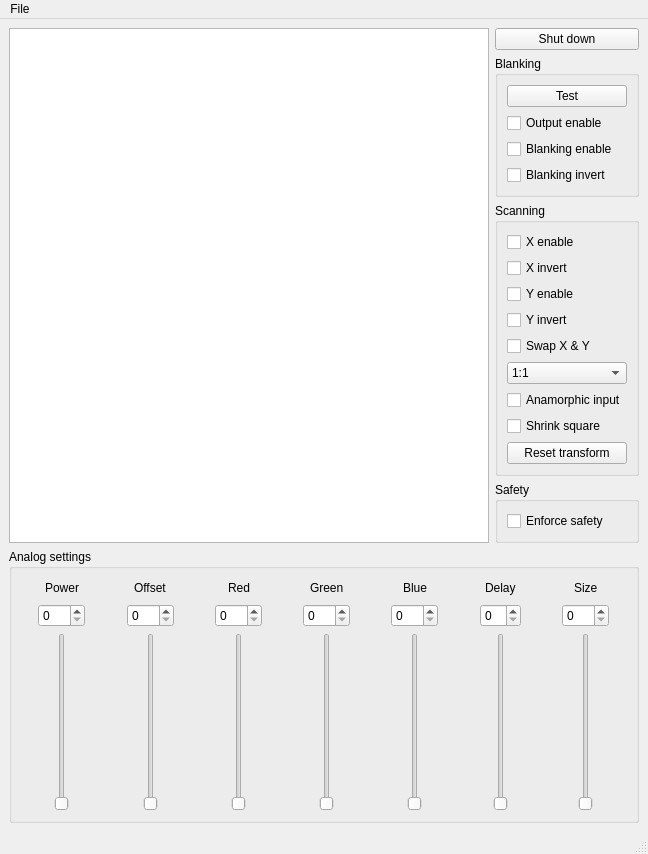
<?xml version="1.0" encoding="UTF-8"?>
<ui version="4.0">
 <class>OutputSettingsDLG</class>
 <widget class="QMainWindow" name="OutputSettingsDLG">
  <property name="geometry">
   <rect>
    <x>0</x>
    <y>0</y>
    <width>648</width>
    <height>854</height>
   </rect>
  </property>
  <property name="windowTitle">
   <string>Laser output configuration</string>
  </property>
  <property name="documentMode">
   <bool>false</bool>
  </property>
  <property name="unifiedTitleAndToolBarOnMac">
   <bool>false</bool>
  </property>
  <widget class="QWidget" name="centralwidget">
   <layout class="QVBoxLayout" name="verticalLayout_9">
    <item>
     <layout class="QHBoxLayout" name="horizontalLayout_14">
      <item>
       <widget class="QGraphicsView" name="projView">
        <property name="sizePolicy">
         <sizepolicy hsizetype="Expanding" vsizetype="Expanding">
          <horstretch>0</horstretch>
          <verstretch>0</verstretch>
         </sizepolicy>
        </property>
       </widget>
      </item>
      <item>
       <layout class="QVBoxLayout" name="verticalLayout_8">
        <item>
         <widget class="QPushButton" name="shutdown">
          <property name="text">
           <string>Shut down</string>
          </property>
         </widget>
        </item>
        <item>
         <widget class="QGroupBox" name="groupBox">
          <property name="title">
           <string>Blanking</string>
          </property>
          <layout class="QVBoxLayout" name="verticalLayout_6">
           <item>
            <widget class="QPushButton" name="outputTest">
             <property name="text">
              <string>Test</string>
             </property>
            </widget>
           </item>
           <item>
            <widget class="QCheckBox" name="outputEnable">
             <property name="text">
              <string>Output enable</string>
             </property>
            </widget>
           </item>
           <item>
            <widget class="QCheckBox" name="blankingEnable">
             <property name="text">
              <string>Blanking enable</string>
             </property>
            </widget>
           </item>
           <item>
            <widget class="QCheckBox" name="blankingInvert">
             <property name="text">
              <string>Blanking invert</string>
             </property>
            </widget>
           </item>
          </layout>
         </widget>
        </item>
        <item>
         <widget class="QGroupBox" name="groupBox_2">
          <property name="title">
           <string>Scanning</string>
          </property>
          <layout class="QVBoxLayout" name="verticalLayout_7">
           <item>
            <widget class="QCheckBox" name="xEnable">
             <property name="text">
              <string>X enable</string>
             </property>
            </widget>
           </item>
           <item>
            <widget class="QCheckBox" name="xInvert">
             <property name="text">
              <string>X invert</string>
             </property>
            </widget>
           </item>
           <item>
            <widget class="QCheckBox" name="yEnable">
             <property name="text">
              <string>Y enable</string>
             </property>
            </widget>
           </item>
           <item>
            <widget class="QCheckBox" name="yInvert">
             <property name="text">
              <string>Y invert</string>
             </property>
            </widget>
           </item>
           <item>
            <widget class="QCheckBox" name="xySwap">
             <property name="text">
              <string>Swap X &amp;&amp; Y</string>
             </property>
            </widget>
           </item>
           <item>
            <widget class="QComboBox" name="aspectRatio">
             <item>
              <property name="text">
               <string>1:1</string>
              </property>
             </item>
             <item>
              <property name="text">
               <string>4:3</string>
              </property>
             </item>
             <item>
              <property name="text">
               <string>16:9</string>
              </property>
             </item>
             <item>
              <property name="text">
               <string>3:2</string>
              </property>
             </item>
            </widget>
           </item>
           <item>
            <widget class="QCheckBox" name="aspectScale">
             <property name="text">
              <string>Anamorphic input</string>
             </property>
            </widget>
           </item>
           <item>
            <widget class="QCheckBox" name="fitSquare">
             <property name="text">
              <string>Shrink square</string>
             </property>
            </widget>
           </item>
           <item>
            <widget class="QPushButton" name="resetTransform">
             <property name="text">
              <string>Reset transform</string>
             </property>
            </widget>
           </item>
          </layout>
         </widget>
        </item>
        <item>
         <widget class="QGroupBox" name="groupBox_3">
          <property name="title">
           <string>Safety</string>
          </property>
          <layout class="QVBoxLayout" name="verticalLayout_5">
           <item>
            <widget class="QCheckBox" name="enforceSafety">
             <property name="text">
              <string>Enforce safety</string>
             </property>
            </widget>
           </item>
           <item>
            <spacer name="verticalSpacer">
             <property name="orientation">
              <enum>Qt::Vertical</enum>
             </property>
             <property name="sizeHint" stdset="0">
              <size>
               <width>20</width>
               <height>0</height>
              </size>
             </property>
            </spacer>
           </item>
          </layout>
         </widget>
        </item>
       </layout>
      </item>
     </layout>
    </item>
    <item>
     <widget class="QGroupBox" name="groupBox_4">
      <property name="title">
       <string>Analog settings</string>
      </property>
      <layout class="QHBoxLayout" name="horizontalLayout_23">
       <item>
        <layout class="QVBoxLayout" name="verticalLayout">
         <item>
          <layout class="QHBoxLayout" name="horizontalLayout">
           <item>
            <spacer name="horizontalSpacer_5">
             <property name="orientation">
              <enum>Qt::Horizontal</enum>
             </property>
             <property name="sizeHint" stdset="0">
              <size>
               <width>40</width>
               <height>20</height>
              </size>
             </property>
            </spacer>
           </item>
           <item>
            <widget class="QLabel" name="label">
             <property name="text">
              <string>Power</string>
             </property>
            </widget>
           </item>
           <item>
            <spacer name="horizontalSpacer_6">
             <property name="orientation">
              <enum>Qt::Horizontal</enum>
             </property>
             <property name="sizeHint" stdset="0">
              <size>
               <width>40</width>
               <height>20</height>
              </size>
             </property>
            </spacer>
           </item>
          </layout>
         </item>
         <item>
          <layout class="QHBoxLayout" name="horizontalLayout_2">
           <item>
            <spacer name="horizontalSpacer_3">
             <property name="orientation">
              <enum>Qt::Horizontal</enum>
             </property>
             <property name="sizeHint" stdset="0">
              <size>
               <width>40</width>
               <height>20</height>
              </size>
             </property>
            </spacer>
           </item>
           <item>
            <widget class="QSpinBox" name="powerBox">
             <property name="maximum">
              <number>100</number>
             </property>
            </widget>
           </item>
           <item>
            <spacer name="horizontalSpacer_4">
             <property name="orientation">
              <enum>Qt::Horizontal</enum>
             </property>
             <property name="sizeHint" stdset="0">
              <size>
               <width>40</width>
               <height>20</height>
              </size>
             </property>
            </spacer>
           </item>
          </layout>
         </item>
         <item>
          <layout class="QHBoxLayout" name="horizontalLayout_3">
           <item>
            <spacer name="horizontalSpacer">
             <property name="orientation">
              <enum>Qt::Horizontal</enum>
             </property>
             <property name="sizeHint" stdset="0">
              <size>
               <width>40</width>
               <height>20</height>
              </size>
             </property>
            </spacer>
           </item>
           <item>
            <widget class="QSlider" name="powerSlider">
             <property name="maximum">
              <number>100</number>
             </property>
             <property name="orientation">
              <enum>Qt::Vertical</enum>
             </property>
            </widget>
           </item>
           <item>
            <spacer name="horizontalSpacer_2">
             <property name="orientation">
              <enum>Qt::Horizontal</enum>
             </property>
             <property name="sizeHint" stdset="0">
              <size>
               <width>40</width>
               <height>20</height>
              </size>
             </property>
            </spacer>
           </item>
          </layout>
         </item>
        </layout>
       </item>
       <item>
        <layout class="QVBoxLayout" name="verticalLayout_2">
         <item>
          <layout class="QHBoxLayout" name="horizontalLayout_4">
           <item>
            <spacer name="horizontalSpacer_7">
             <property name="orientation">
              <enum>Qt::Horizontal</enum>
             </property>
             <property name="sizeHint" stdset="0">
              <size>
               <width>40</width>
               <height>20</height>
              </size>
             </property>
            </spacer>
           </item>
           <item>
            <widget class="QLabel" name="label_2">
             <property name="text">
              <string>Offset</string>
             </property>
            </widget>
           </item>
           <item>
            <spacer name="horizontalSpacer_8">
             <property name="orientation">
              <enum>Qt::Horizontal</enum>
             </property>
             <property name="sizeHint" stdset="0">
              <size>
               <width>40</width>
               <height>20</height>
              </size>
             </property>
            </spacer>
           </item>
          </layout>
         </item>
         <item>
          <layout class="QHBoxLayout" name="horizontalLayout_5">
           <item>
            <spacer name="horizontalSpacer_9">
             <property name="orientation">
              <enum>Qt::Horizontal</enum>
             </property>
             <property name="sizeHint" stdset="0">
              <size>
               <width>40</width>
               <height>20</height>
              </size>
             </property>
            </spacer>
           </item>
           <item>
            <widget class="QSpinBox" name="offsetBox">
             <property name="maximum">
              <number>100</number>
             </property>
            </widget>
           </item>
           <item>
            <spacer name="horizontalSpacer_10">
             <property name="orientation">
              <enum>Qt::Horizontal</enum>
             </property>
             <property name="sizeHint" stdset="0">
              <size>
               <width>40</width>
               <height>20</height>
              </size>
             </property>
            </spacer>
           </item>
          </layout>
         </item>
         <item>
          <layout class="QHBoxLayout" name="horizontalLayout_6">
           <item>
            <spacer name="horizontalSpacer_11">
             <property name="orientation">
              <enum>Qt::Horizontal</enum>
             </property>
             <property name="sizeHint" stdset="0">
              <size>
               <width>40</width>
               <height>20</height>
              </size>
             </property>
            </spacer>
           </item>
           <item>
            <widget class="QSlider" name="offsetSlider">
             <property name="maximum">
              <number>100</number>
             </property>
             <property name="orientation">
              <enum>Qt::Vertical</enum>
             </property>
            </widget>
           </item>
           <item>
            <spacer name="horizontalSpacer_12">
             <property name="orientation">
              <enum>Qt::Horizontal</enum>
             </property>
             <property name="sizeHint" stdset="0">
              <size>
               <width>40</width>
               <height>20</height>
              </size>
             </property>
            </spacer>
           </item>
          </layout>
         </item>
        </layout>
       </item>
       <item>
        <layout class="QVBoxLayout" name="verticalLayout_12">
         <item>
          <layout class="QHBoxLayout" name="horizontalLayout_20">
           <item>
            <spacer name="horizontalSpacer_37">
             <property name="orientation">
              <enum>Qt::Horizontal</enum>
             </property>
             <property name="sizeHint" stdset="0">
              <size>
               <width>40</width>
               <height>20</height>
              </size>
             </property>
            </spacer>
           </item>
           <item>
            <widget class="QLabel" name="label_7">
             <property name="text">
              <string>Red</string>
             </property>
            </widget>
           </item>
           <item>
            <spacer name="horizontalSpacer_38">
             <property name="orientation">
              <enum>Qt::Horizontal</enum>
             </property>
             <property name="sizeHint" stdset="0">
              <size>
               <width>40</width>
               <height>20</height>
              </size>
             </property>
            </spacer>
           </item>
          </layout>
         </item>
         <item>
          <layout class="QHBoxLayout" name="horizontalLayout_21">
           <item>
            <spacer name="horizontalSpacer_39">
             <property name="orientation">
              <enum>Qt::Horizontal</enum>
             </property>
             <property name="sizeHint" stdset="0">
              <size>
               <width>40</width>
               <height>20</height>
              </size>
             </property>
            </spacer>
           </item>
           <item>
            <widget class="QSpinBox" name="redPowerBox">
             <property name="maximum">
              <number>100</number>
             </property>
            </widget>
           </item>
           <item>
            <spacer name="horizontalSpacer_40">
             <property name="orientation">
              <enum>Qt::Horizontal</enum>
             </property>
             <property name="sizeHint" stdset="0">
              <size>
               <width>40</width>
               <height>20</height>
              </size>
             </property>
            </spacer>
           </item>
          </layout>
         </item>
         <item>
          <layout class="QHBoxLayout" name="horizontalLayout_22">
           <item>
            <spacer name="horizontalSpacer_41">
             <property name="orientation">
              <enum>Qt::Horizontal</enum>
             </property>
             <property name="sizeHint" stdset="0">
              <size>
               <width>40</width>
               <height>20</height>
              </size>
             </property>
            </spacer>
           </item>
           <item>
            <widget class="QSlider" name="redPowerSlider">
             <property name="maximum">
              <number>100</number>
             </property>
             <property name="orientation">
              <enum>Qt::Vertical</enum>
             </property>
            </widget>
           </item>
           <item>
            <spacer name="horizontalSpacer_42">
             <property name="orientation">
              <enum>Qt::Horizontal</enum>
             </property>
             <property name="sizeHint" stdset="0">
              <size>
               <width>40</width>
               <height>20</height>
              </size>
             </property>
            </spacer>
           </item>
          </layout>
         </item>
        </layout>
       </item>
       <item>
        <layout class="QVBoxLayout" name="verticalLayout_11">
         <item>
          <layout class="QHBoxLayout" name="horizontalLayout_17">
           <item>
            <spacer name="horizontalSpacer_31">
             <property name="orientation">
              <enum>Qt::Horizontal</enum>
             </property>
             <property name="sizeHint" stdset="0">
              <size>
               <width>40</width>
               <height>20</height>
              </size>
             </property>
            </spacer>
           </item>
           <item>
            <widget class="QLabel" name="label_6">
             <property name="text">
              <string>Green</string>
             </property>
            </widget>
           </item>
           <item>
            <spacer name="horizontalSpacer_32">
             <property name="orientation">
              <enum>Qt::Horizontal</enum>
             </property>
             <property name="sizeHint" stdset="0">
              <size>
               <width>40</width>
               <height>20</height>
              </size>
             </property>
            </spacer>
           </item>
          </layout>
         </item>
         <item>
          <layout class="QHBoxLayout" name="horizontalLayout_18">
           <item>
            <spacer name="horizontalSpacer_33">
             <property name="orientation">
              <enum>Qt::Horizontal</enum>
             </property>
             <property name="sizeHint" stdset="0">
              <size>
               <width>40</width>
               <height>20</height>
              </size>
             </property>
            </spacer>
           </item>
           <item>
            <widget class="QSpinBox" name="greenPowerBox">
             <property name="maximum">
              <number>100</number>
             </property>
            </widget>
           </item>
           <item>
            <spacer name="horizontalSpacer_34">
             <property name="orientation">
              <enum>Qt::Horizontal</enum>
             </property>
             <property name="sizeHint" stdset="0">
              <size>
               <width>40</width>
               <height>20</height>
              </size>
             </property>
            </spacer>
           </item>
          </layout>
         </item>
         <item>
          <layout class="QHBoxLayout" name="horizontalLayout_19">
           <item>
            <spacer name="horizontalSpacer_35">
             <property name="orientation">
              <enum>Qt::Horizontal</enum>
             </property>
             <property name="sizeHint" stdset="0">
              <size>
               <width>40</width>
               <height>20</height>
              </size>
             </property>
            </spacer>
           </item>
           <item>
            <widget class="QSlider" name="greenPowerSlider">
             <property name="maximum">
              <number>100</number>
             </property>
             <property name="orientation">
              <enum>Qt::Vertical</enum>
             </property>
            </widget>
           </item>
           <item>
            <spacer name="horizontalSpacer_36">
             <property name="orientation">
              <enum>Qt::Horizontal</enum>
             </property>
             <property name="sizeHint" stdset="0">
              <size>
               <width>40</width>
               <height>20</height>
              </size>
             </property>
            </spacer>
           </item>
          </layout>
         </item>
        </layout>
       </item>
       <item>
        <layout class="QVBoxLayout" name="verticalLayout_10">
         <item>
          <layout class="QHBoxLayout" name="horizontalLayout_13">
           <item>
            <spacer name="horizontalSpacer_25">
             <property name="orientation">
              <enum>Qt::Horizontal</enum>
             </property>
             <property name="sizeHint" stdset="0">
              <size>
               <width>40</width>
               <height>20</height>
              </size>
             </property>
            </spacer>
           </item>
           <item>
            <widget class="QLabel" name="label_5">
             <property name="text">
              <string>Blue</string>
             </property>
            </widget>
           </item>
           <item>
            <spacer name="horizontalSpacer_26">
             <property name="orientation">
              <enum>Qt::Horizontal</enum>
             </property>
             <property name="sizeHint" stdset="0">
              <size>
               <width>40</width>
               <height>20</height>
              </size>
             </property>
            </spacer>
           </item>
          </layout>
         </item>
         <item>
          <layout class="QHBoxLayout" name="horizontalLayout_15">
           <item>
            <spacer name="horizontalSpacer_27">
             <property name="orientation">
              <enum>Qt::Horizontal</enum>
             </property>
             <property name="sizeHint" stdset="0">
              <size>
               <width>40</width>
               <height>20</height>
              </size>
             </property>
            </spacer>
           </item>
           <item>
            <widget class="QSpinBox" name="bluePowerBox">
             <property name="maximum">
              <number>100</number>
             </property>
            </widget>
           </item>
           <item>
            <spacer name="horizontalSpacer_28">
             <property name="orientation">
              <enum>Qt::Horizontal</enum>
             </property>
             <property name="sizeHint" stdset="0">
              <size>
               <width>40</width>
               <height>20</height>
              </size>
             </property>
            </spacer>
           </item>
          </layout>
         </item>
         <item>
          <layout class="QHBoxLayout" name="horizontalLayout_16">
           <item>
            <spacer name="horizontalSpacer_29">
             <property name="orientation">
              <enum>Qt::Horizontal</enum>
             </property>
             <property name="sizeHint" stdset="0">
              <size>
               <width>40</width>
               <height>20</height>
              </size>
             </property>
            </spacer>
           </item>
           <item>
            <widget class="QSlider" name="bluePowerSlider">
             <property name="maximum">
              <number>100</number>
             </property>
             <property name="orientation">
              <enum>Qt::Vertical</enum>
             </property>
            </widget>
           </item>
           <item>
            <spacer name="horizontalSpacer_30">
             <property name="orientation">
              <enum>Qt::Horizontal</enum>
             </property>
             <property name="sizeHint" stdset="0">
              <size>
               <width>40</width>
               <height>20</height>
              </size>
             </property>
            </spacer>
           </item>
          </layout>
         </item>
        </layout>
       </item>
       <item>
        <layout class="QVBoxLayout" name="verticalLayout_3">
         <item>
          <layout class="QHBoxLayout" name="horizontalLayout_7">
           <item>
            <spacer name="horizontalSpacer_13">
             <property name="orientation">
              <enum>Qt::Horizontal</enum>
             </property>
             <property name="sizeHint" stdset="0">
              <size>
               <width>40</width>
               <height>20</height>
              </size>
             </property>
            </spacer>
           </item>
           <item>
            <widget class="QLabel" name="label_3">
             <property name="text">
              <string>Delay</string>
             </property>
            </widget>
           </item>
           <item>
            <spacer name="horizontalSpacer_14">
             <property name="orientation">
              <enum>Qt::Horizontal</enum>
             </property>
             <property name="sizeHint" stdset="0">
              <size>
               <width>40</width>
               <height>20</height>
              </size>
             </property>
            </spacer>
           </item>
          </layout>
         </item>
         <item>
          <layout class="QHBoxLayout" name="horizontalLayout_8">
           <item>
            <spacer name="horizontalSpacer_15">
             <property name="orientation">
              <enum>Qt::Horizontal</enum>
             </property>
             <property name="sizeHint" stdset="0">
              <size>
               <width>40</width>
               <height>20</height>
              </size>
             </property>
            </spacer>
           </item>
           <item>
            <widget class="QSpinBox" name="delayBox">
             <property name="maximum">
              <number>20</number>
             </property>
            </widget>
           </item>
           <item>
            <spacer name="horizontalSpacer_16">
             <property name="orientation">
              <enum>Qt::Horizontal</enum>
             </property>
             <property name="sizeHint" stdset="0">
              <size>
               <width>40</width>
               <height>20</height>
              </size>
             </property>
            </spacer>
           </item>
          </layout>
         </item>
         <item>
          <layout class="QHBoxLayout" name="horizontalLayout_9">
           <item>
            <spacer name="horizontalSpacer_17">
             <property name="orientation">
              <enum>Qt::Horizontal</enum>
             </property>
             <property name="sizeHint" stdset="0">
              <size>
               <width>40</width>
               <height>20</height>
              </size>
             </property>
            </spacer>
           </item>
           <item>
            <widget class="QSlider" name="delaySlider">
             <property name="maximum">
              <number>20</number>
             </property>
             <property name="orientation">
              <enum>Qt::Vertical</enum>
             </property>
            </widget>
           </item>
           <item>
            <spacer name="horizontalSpacer_18">
             <property name="orientation">
              <enum>Qt::Horizontal</enum>
             </property>
             <property name="sizeHint" stdset="0">
              <size>
               <width>40</width>
               <height>20</height>
              </size>
             </property>
            </spacer>
           </item>
          </layout>
         </item>
        </layout>
       </item>
       <item>
        <layout class="QVBoxLayout" name="verticalLayout_4">
         <item>
          <layout class="QHBoxLayout" name="horizontalLayout_10">
           <item>
            <spacer name="horizontalSpacer_19">
             <property name="orientation">
              <enum>Qt::Horizontal</enum>
             </property>
             <property name="sizeHint" stdset="0">
              <size>
               <width>40</width>
               <height>20</height>
              </size>
             </property>
            </spacer>
           </item>
           <item>
            <widget class="QLabel" name="label_4">
             <property name="text">
              <string>Size</string>
             </property>
            </widget>
           </item>
           <item>
            <spacer name="horizontalSpacer_20">
             <property name="orientation">
              <enum>Qt::Horizontal</enum>
             </property>
             <property name="sizeHint" stdset="0">
              <size>
               <width>40</width>
               <height>20</height>
              </size>
             </property>
            </spacer>
           </item>
          </layout>
         </item>
         <item>
          <layout class="QHBoxLayout" name="horizontalLayout_11">
           <item>
            <spacer name="horizontalSpacer_21">
             <property name="orientation">
              <enum>Qt::Horizontal</enum>
             </property>
             <property name="sizeHint" stdset="0">
              <size>
               <width>40</width>
               <height>20</height>
              </size>
             </property>
            </spacer>
           </item>
           <item>
            <widget class="QSpinBox" name="sizeBox">
             <property name="maximum">
              <number>100</number>
             </property>
            </widget>
           </item>
           <item>
            <spacer name="horizontalSpacer_22">
             <property name="orientation">
              <enum>Qt::Horizontal</enum>
             </property>
             <property name="sizeHint" stdset="0">
              <size>
               <width>40</width>
               <height>20</height>
              </size>
             </property>
            </spacer>
           </item>
          </layout>
         </item>
         <item>
          <layout class="QHBoxLayout" name="horizontalLayout_12">
           <item>
            <spacer name="horizontalSpacer_23">
             <property name="orientation">
              <enum>Qt::Horizontal</enum>
             </property>
             <property name="sizeHint" stdset="0">
              <size>
               <width>40</width>
               <height>20</height>
              </size>
             </property>
            </spacer>
           </item>
           <item>
            <widget class="QSlider" name="sizeSlider">
             <property name="maximum">
              <number>100</number>
             </property>
             <property name="orientation">
              <enum>Qt::Vertical</enum>
             </property>
            </widget>
           </item>
           <item>
            <spacer name="horizontalSpacer_24">
             <property name="orientation">
              <enum>Qt::Horizontal</enum>
             </property>
             <property name="sizeHint" stdset="0">
              <size>
               <width>40</width>
               <height>20</height>
              </size>
             </property>
            </spacer>
           </item>
          </layout>
         </item>
        </layout>
       </item>
      </layout>
     </widget>
    </item>
   </layout>
  </widget>
  <widget class="QStatusBar" name="statusbar"/>
  <widget class="QMenuBar" name="menuBar">
   <property name="geometry">
    <rect>
     <x>0</x>
     <y>0</y>
     <width>648</width>
     <height>25</height>
    </rect>
   </property>
   <widget class="QMenu" name="menuFile">
    <property name="title">
     <string>File</string>
    </property>
    <addaction name="actionSaveSettings"/>
    <addaction name="actionLoadSettings"/>
    <addaction name="separator"/>
    <addaction name="actionQuit"/>
   </widget>
   <addaction name="menuFile"/>
  </widget>
  <action name="actionSaveSettings">
   <property name="text">
    <string>&amp;Save settings...</string>
   </property>
   <property name="shortcut">
    <string>Ctrl+S</string>
   </property>
  </action>
  <action name="actionLoadSettings">
   <property name="text">
    <string>&amp;Load settings...</string>
   </property>
   <property name="shortcut">
    <string>Ctrl+O</string>
   </property>
  </action>
  <action name="actionQuit">
   <property name="text">
    <string>&amp;Quit</string>
   </property>
  </action>
 </widget>
 <tabstops>
  <tabstop>projView</tabstop>
  <tabstop>shutdown</tabstop>
  <tabstop>outputTest</tabstop>
  <tabstop>outputEnable</tabstop>
  <tabstop>blankingEnable</tabstop>
  <tabstop>blankingInvert</tabstop>
  <tabstop>xEnable</tabstop>
  <tabstop>xInvert</tabstop>
  <tabstop>yEnable</tabstop>
  <tabstop>yInvert</tabstop>
  <tabstop>xySwap</tabstop>
  <tabstop>aspectRatio</tabstop>
  <tabstop>aspectScale</tabstop>
  <tabstop>fitSquare</tabstop>
  <tabstop>resetTransform</tabstop>
  <tabstop>enforceSafety</tabstop>
  <tabstop>powerBox</tabstop>
  <tabstop>powerSlider</tabstop>
  <tabstop>offsetBox</tabstop>
  <tabstop>offsetSlider</tabstop>
  <tabstop>redPowerBox</tabstop>
  <tabstop>redPowerSlider</tabstop>
  <tabstop>greenPowerBox</tabstop>
  <tabstop>greenPowerSlider</tabstop>
  <tabstop>bluePowerBox</tabstop>
  <tabstop>bluePowerSlider</tabstop>
  <tabstop>delayBox</tabstop>
  <tabstop>delaySlider</tabstop>
  <tabstop>sizeBox</tabstop>
  <tabstop>sizeSlider</tabstop>
 </tabstops>
 <resources/>
 <connections>
  <connection>
   <sender>powerSlider</sender>
   <signal>valueChanged(int)</signal>
   <receiver>powerBox</receiver>
   <slot>setValue(int)</slot>
   <hints>
    <hint type="sourcelabel">
     <x>58</x>
     <y>718</y>
    </hint>
    <hint type="destinationlabel">
     <x>93</x>
     <y>673</y>
    </hint>
   </hints>
  </connection>
  <connection>
   <sender>offsetSlider</sender>
   <signal>valueChanged(int)</signal>
   <receiver>offsetBox</receiver>
   <slot>setValue(int)</slot>
   <hints>
    <hint type="sourcelabel">
     <x>157</x>
     <y>779</y>
    </hint>
    <hint type="destinationlabel">
     <x>180</x>
     <y>673</y>
    </hint>
   </hints>
  </connection>
  <connection>
   <sender>delaySlider</sender>
   <signal>valueChanged(int)</signal>
   <receiver>delayBox</receiver>
   <slot>setValue(int)</slot>
   <hints>
    <hint type="sourcelabel">
     <x>510</x>
     <y>779</y>
    </hint>
    <hint type="destinationlabel">
     <x>529</x>
     <y>673</y>
    </hint>
   </hints>
  </connection>
  <connection>
   <sender>sizeSlider</sender>
   <signal>valueChanged(int)</signal>
   <receiver>sizeBox</receiver>
   <slot>setValue(int)</slot>
   <hints>
    <hint type="sourcelabel">
     <x>598</x>
     <y>809</y>
    </hint>
    <hint type="destinationlabel">
     <x>583</x>
     <y>673</y>
    </hint>
   </hints>
  </connection>
  <connection>
   <sender>sizeBox</sender>
   <signal>valueChanged(int)</signal>
   <receiver>sizeSlider</receiver>
   <slot>setValue(int)</slot>
   <hints>
    <hint type="sourcelabel">
     <x>583</x>
     <y>673</y>
    </hint>
    <hint type="destinationlabel">
     <x>598</x>
     <y>809</y>
    </hint>
   </hints>
  </connection>
  <connection>
   <sender>delayBox</sender>
   <signal>valueChanged(int)</signal>
   <receiver>delaySlider</receiver>
   <slot>setValue(int)</slot>
   <hints>
    <hint type="sourcelabel">
     <x>529</x>
     <y>673</y>
    </hint>
    <hint type="destinationlabel">
     <x>510</x>
     <y>779</y>
    </hint>
   </hints>
  </connection>
  <connection>
   <sender>offsetBox</sender>
   <signal>valueChanged(int)</signal>
   <receiver>offsetSlider</receiver>
   <slot>setValue(int)</slot>
   <hints>
    <hint type="sourcelabel">
     <x>180</x>
     <y>673</y>
    </hint>
    <hint type="destinationlabel">
     <x>157</x>
     <y>779</y>
    </hint>
   </hints>
  </connection>
  <connection>
   <sender>powerBox</sender>
   <signal>valueChanged(int)</signal>
   <receiver>powerSlider</receiver>
   <slot>setValue(int)</slot>
   <hints>
    <hint type="sourcelabel">
     <x>93</x>
     <y>673</y>
    </hint>
    <hint type="destinationlabel">
     <x>58</x>
     <y>718</y>
    </hint>
   </hints>
  </connection>
  <connection>
   <sender>shutdown</sender>
   <signal>clicked()</signal>
   <receiver>OutputSettingsDLG</receiver>
   <slot>close()</slot>
   <hints>
    <hint type="sourcelabel">
     <x>562</x>
     <y>43</y>
    </hint>
    <hint type="destinationlabel">
     <x>589</x>
     <y>151</y>
    </hint>
   </hints>
  </connection>
  <connection>
   <sender>actionQuit</sender>
   <signal>activated()</signal>
   <receiver>OutputSettingsDLG</receiver>
   <slot>close()</slot>
   <hints>
    <hint type="sourcelabel">
     <x>-1</x>
     <y>-1</y>
    </hint>
    <hint type="destinationlabel">
     <x>323</x>
     <y>426</y>
    </hint>
   </hints>
  </connection>
  <connection>
   <sender>greenPowerSlider</sender>
   <signal>valueChanged(int)</signal>
   <receiver>greenPowerBox</receiver>
   <slot>setValue(int)</slot>
   <hints>
    <hint type="sourcelabel">
     <x>336</x>
     <y>778</y>
    </hint>
    <hint type="destinationlabel">
     <x>353</x>
     <y>670</y>
    </hint>
   </hints>
  </connection>
  <connection>
   <sender>bluePowerSlider</sender>
   <signal>valueChanged(int)</signal>
   <receiver>bluePowerBox</receiver>
   <slot>setValue(int)</slot>
   <hints>
    <hint type="sourcelabel">
     <x>420</x>
     <y>767</y>
    </hint>
    <hint type="destinationlabel">
     <x>440</x>
     <y>673</y>
    </hint>
   </hints>
  </connection>
  <connection>
   <sender>redPowerSlider</sender>
   <signal>valueChanged(int)</signal>
   <receiver>redPowerBox</receiver>
   <slot>setValue(int)</slot>
   <hints>
    <hint type="sourcelabel">
     <x>241</x>
     <y>778</y>
    </hint>
    <hint type="destinationlabel">
     <x>266</x>
     <y>665</y>
    </hint>
   </hints>
  </connection>
  <connection>
   <sender>redPowerBox</sender>
   <signal>valueChanged(int)</signal>
   <receiver>redPowerSlider</receiver>
   <slot>setValue(int)</slot>
   <hints>
    <hint type="sourcelabel">
     <x>252</x>
     <y>664</y>
    </hint>
    <hint type="destinationlabel">
     <x>243</x>
     <y>744</y>
    </hint>
   </hints>
  </connection>
  <connection>
   <sender>greenPowerBox</sender>
   <signal>valueChanged(int)</signal>
   <receiver>greenPowerSlider</receiver>
   <slot>setValue(int)</slot>
   <hints>
    <hint type="sourcelabel">
     <x>323</x>
     <y>661</y>
    </hint>
    <hint type="destinationlabel">
     <x>334</x>
     <y>740</y>
    </hint>
   </hints>
  </connection>
  <connection>
   <sender>bluePowerBox</sender>
   <signal>valueChanged(int)</signal>
   <receiver>bluePowerSlider</receiver>
   <slot>setValue(int)</slot>
   <hints>
    <hint type="sourcelabel">
     <x>418</x>
     <y>660</y>
    </hint>
    <hint type="destinationlabel">
     <x>420</x>
     <y>734</y>
    </hint>
   </hints>
  </connection>
 </connections>
</ui>
